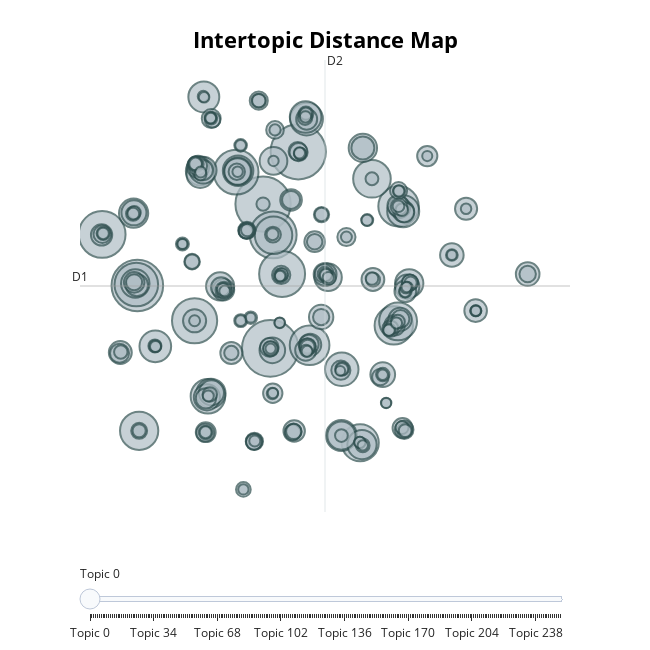

The cell this chart's notebook holds for it:
### Code cell
topic_model.visualize_topics()

### Figure 1 — Plotly figure (JSON) as saved in the notebook; plotly's stock layout.template omitted (floating-point values rounded to 4 significant figures; data arrays with more than 128 entries replaced by an {"elided": "..."} marker saying what was removed)
{"data": [{"customdata": {"elided": "252x3 mixed values"}, "hovertemplate": "<b>Topic %{customdata[0]}</b><br>%{customdata[1]}<br>Size: %{customdata[2]}", "legendgroup": "", "marker": {"color": "#B0BEC5", "line": {"color": "DarkSlateGrey", "width": 2}, "size": {"elided": "252 int values"}, "sizemode": "area", "sizeref": 1.044, "symbol": "circle"}, "mode": "markers", "name": "", "orientation": "v", "showlegend": false, "type": "scatter", "x": {"elided": "252 float values"}, "xaxis": "x", "y": {"elided": "252 float values"}, "yaxis": "y"}], "layout": {"annotations": [{"showarrow": false, "text": "D1", "x": -13.61, "y": 4.315, "yshift": 10}, {"showarrow": false, "text": "D2", "x": 6.544, "xshift": 10, "y": 22.74}], "height": 650, "hoverlabel": {"bgcolor": "white", "font": {"family": "Rockwell", "size": 16}}, "legend": {"itemsizing": "constant", "tracegroupgap": 0}, "margin": {"t": 60}, "shapes": [{"line": {"color": "#CFD8DC", "width": 2}, "type": "line", "x0": 6.544, "x1": 6.544, "y0": -14.11, "y1": 22.74}, {"line": {"color": "#9E9E9E", "width": 2}, "type": "line", "x0": -13.61, "x1": 26.7, "y0": 4.315, "y1": 4.315}], "sliders": [{"active": 0, "pad": {"t": 50}, "steps": [{"args": [{"marker.color": {"elided": "1x252 str values"}}], "label": "Topic 0", "method": "update"}, {"args": [{"marker.color": {"elided": "1x252 str values"}}], "label": "Topic 1", "method": "update"}, {"args": [{"marker.color": {"elided": "1x252 str values"}}], "label": "Topic 2", "method": "update"}, {"args": [{"marker.color": {"elided": "1x252 str values"}}], "label": "Topic 3", "method": "update"}, {"args": [{"marker.color": {"elided": "1x252 str values"}}], "label": "Topic 4", "method": "update"}, {"args": [{"marker.color": {"elided": "1x252 str values"}}], "label": "Topic 5", "method": "update"}, {"args": [{"marker.color": {"elided": "1x252 str values"}}], "label": "Topic 6", "method": "update"}, {"args": [{"marker.color": {"elided": "1x252 str values"}}], "label": "Topic 7", "method": "update"}, {"args": [{"marker.color": {"elided": "1x252 str values"}}], "label": "Topic 8", "method": "update"}, {"args": [{"marker.color": {"elided": "1x252 str values"}}], "label": "Topic 9", "method": "update"}, {"args": [{"marker.color": {"elided": "1x252 str values"}}], "label": "Topic 10", "method": "update"}, {"args": [{"marker.color": {"elided": "1x252 str values"}}], "label": "Topic 11", "method": "update"}, {"args": [{"marker.color": {"elided": "1x252 str values"}}], "label": "Topic 12", "method": "update"}, {"args": [{"marker.color": {"elided": "1x252 str values"}}], "label": "Topic 13", "method": "update"}, {"args": [{"marker.color": {"elided": "1x252 str values"}}], "label": "Topic 14", "method": "update"}, {"args": [{"marker.color": {"elided": "1x252 str values"}}], "label": "Topic 15", "method": "update"}, {"args": [{"marker.color": {"elided": "1x252 str values"}}], "label": "Topic 16", "method": "update"}, {"args": [{"marker.color": {"elided": "1x252 str values"}}], "label": "Topic 17", "method": "update"}, {"args": [{"marker.color": {"elided": "1x252 str values"}}], "label": "Topic 18", "method": "update"}, {"args": [{"marker.color": {"elided": "1x252 str values"}}], "label": "Topic 19", "method": "update"}, {"args": [{"marker.color": {"elided": "1x252 str values"}}], "label": "Topic 20", "method": "update"}, {"args": [{"marker.color": {"elided": "1x252 str values"}}], "label": "Topic 21", "method": "update"}, {"args": [{"marker.color": {"elided": "1x252 str values"}}], "label": "Topic 22", "method": "update"}, {"args": [{"marker.color": {"elided": "1x252 str values"}}], "label": "Topic 23", "method": "update"}, {"args": [{"marker.color": {"elided": "1x252 str values"}}], "label": "Topic 24", "method": "update"}, {"args": [{"marker.color": {"elided": "1x252 str values"}}], "label": "Topic 25", "method": "update"}, {"args": [{"marker.color": {"elided": "1x252 str values"}}], "label": "Topic 26", "method": "update"}, {"args": [{"marker.color": {"elided": "1x252 str values"}}], "label": "Topic 27", "method": "update"}, {"args": [{"marker.color": {"elided": "1x252 str values"}}], "label": "Topic 28", "method": "update"}, {"args": [{"marker.color": {"elided": "1x252 str values"}}], "label": "Topic 29", "method": "update"}, {"args": [{"marker.color": {"elided": "1x252 str values"}}], "label": "Topic 30", "method": "update"}, {"args": [{"marker.color": {"elided": "1x252 str values"}}], "label": "Topic 31", "method": "update"}, {"args": [{"marker.color": {"elided": "1x252 str values"}}], "label": "Topic 32", "method": "update"}, {"args": [{"marker.color": {"elided": "1x252 str values"}}], "label": "Topic 33", "method": "update"}, {"args": [{"marker.color": {"elided": "1x252 str values"}}], "label": "Topic 34", "method": "update"}, {"args": [{"marker.color": {"elided": "1x252 str values"}}], "label": "Topic 35", "method": "update"}, {"args": [{"marker.color": {"elided": "1x252 str values"}}], "label": "Topic 36", "method": "update"}, {"args": [{"marker.color": {"elided": "1x252 str values"}}], "label": "Topic 37", "method": "update"}, {"args": [{"marker.color": {"elided": "1x252 str values"}}], "label": "Topic 38", "method": "update"}, {"args": [{"marker.color": {"elided": "1x252 str values"}}], "label": "Topic 39", "method": "update"}, {"args": [{"marker.color": {"elided": "1x252 str values"}}], "label": "Topic 40", "method": "update"}, {"args": [{"marker.color": {"elided": "1x252 str values"}}], "label": "Topic 41", "method": "update"}, {"args": [{"marker.color": {"elided": "1x252 str values"}}], "label": "Topic 42", "method": "update"}, {"args": [{"marker.color": {"elided": "1x252 str values"}}], "label": "Topic 43", "method": "update"}, {"args": [{"marker.color": {"elided": "1x252 str values"}}], "label": "Topic 44", "method": "update"}, {"args": [{"marker.color": {"elided": "1x252 str values"}}], "label": "Topic 45", "method": "update"}, {"args": [{"marker.color": {"elided": "1x252 str values"}}], "label": "Topic 46", "method": "update"}, {"args": [{"marker.color": {"elided": "1x252 str values"}}], "label": "Topic 47", "method": "update"}, {"args": [{"marker.color": {"elided": "1x252 str values"}}], "label": "Topic 48", "method": "update"}, {"args": [{"marker.color": {"elided": "1x252 str values"}}], "label": "Topic 49", "method": "update"}, {"args": [{"marker.color": {"elided": "1x252 str values"}}], "label": "Topic 50", "method": "update"}, {"args": [{"marker.color": {"elided": "1x252 str values"}}], "label": "Topic 51", "method": "update"}, {"args": [{"marker.color": {"elided": "1x252 str values"}}], "label": "Topic 52", "method": "update"}, {"args": [{"marker.color": {"elided": "1x252 str values"}}], "label": "Topic 53", "method": "update"}, {"args": [{"marker.color": {"elided": "1x252 str values"}}], "label": "Topic 54", "method": "update"}, {"args": [{"marker.color": {"elided": "1x252 str values"}}], "label": "Topic 55", "method": "update"}, {"args": [{"marker.color": {"elided": "1x252 str values"}}], "label": "Topic 56", "method": "update"}, {"args": [{"marker.color": {"elided": "1x252 str values"}}], "label": "Topic 57", "method": "update"}, {"args": [{"marker.color": {"elided": "1x252 str values"}}], "label": "Topic 58", "method": "update"}, {"args": [{"marker.color": {"elided": "1x252 str values"}}], "label": "Topic 59", "method": "update"}, {"args": [{"marker.color": {"elided": "1x252 str values"}}], "label": "Topic 60", "method": "update"}, {"args": [{"marker.color": {"elided": "1x252 str values"}}], "label": "Topic 61", "method": "update"}, {"args": [{"marker.color": {"elided": "1x252 str values"}}], "label": "Topic 62", "method": "update"}, {"args": [{"marker.color": {"elided": "1x252 str values"}}], "label": "Topic 63", "method": "update"}, {"args": [{"marker.color": {"elided": "1x252 str values"}}], "label": "Topic 64", "method": "update"}, {"args": [{"marker.color": {"elided": "1x252 str values"}}], "label": "Topic 65", "method": "update"}, {"args": [{"marker.color": {"elided": "1x252 str values"}}], "label": "Topic 66", "method": "update"}, {"args": [{"marker.color": {"elided": "1x252 str values"}}], "label": "Topic 67", "method": "update"}, {"args": [{"marker.color": {"elided": "1x252 str values"}}], "label": "Topic 68", "method": "update"}, {"args": [{"marker.color": {"elided": "1x252 str values"}}], "label": "Topic 69", "method": "update"}, {"args": [{"marker.color": {"elided": "1x252 str values"}}], "label": "Topic 70", "method": "update"}, {"args": [{"marker.color": {"elided": "1x252 str values"}}], "label": "Topic 71", "method": "update"}, {"args": [{"marker.color": {"elided": "1x252 str values"}}], "label": "Topic 72", "method": "update"}, {"args": [{"marker.color": {"elided": "1x252 str values"}}], "label": "Topic 73", "method": "update"}, {"args": [{"marker.color": {"elided": "1x252 str values"}}], "label": "Topic 74", "method": "update"}, {"args": [{"marker.color": {"elided": "1x252 str values"}}], "label": "Topic 75", "method": "update"}, {"args": [{"marker.color": {"elided": "1x252 str values"}}], "label": "Topic 76", "method": "update"}, {"args": [{"marker.color": {"elided": "1x252 str values"}}], "label": "Topic 77", "method": "update"}, {"args": [{"marker.color": {"elided": "1x252 str values"}}], "label": "Topic 78", "method": "update"}, {"args": [{"marker.color": {"elided": "1x252 str values"}}], "label": "Topic 79", "method": "update"}, {"args": [{"marker.color": {"elided": "1x252 str values"}}], "label": "Topic 80", "method": "update"}, {"args": [{"marker.color": {"elided": "1x252 str values"}}], "label": "Topic 81", "method": "update"}, {"args": [{"marker.color": {"elided": "1x252 str values"}}], "label": "Topic 82", "method": "update"}, {"args": [{"marker.color": {"elided": "1x252 str values"}}], "label": "Topic 83", "method": "update"}, {"args": [{"marker.color": {"elided": "1x252 str values"}}], "label": "Topic 84", "method": "update"}, {"args": [{"marker.color": {"elided": "1x252 str values"}}], "label": "Topic 85", "method": "update"}, {"args": [{"marker.color": {"elided": "1x252 str values"}}], "label": "Topic 86", "method": "update"}, {"args": [{"marker.color": {"elided": "1x252 str values"}}], "label": "Topic 87", "method": "update"}, {"args": [{"marker.color": {"elided": "1x252 str values"}}], "label": "Topic 88", "method": "update"}, {"args": [{"marker.color": {"elided": "1x252 str values"}}], "label": "Topic 89", "method": "update"}, {"args": [{"marker.color": {"elided": "1x252 str values"}}], "label": "Topic 90", "method": "update"}, {"args": [{"marker.color": {"elided": "1x252 str values"}}], "label": "Topic 91", "method": "update"}, {"args": [{"marker.color": {"elided": "1x252 str values"}}], "label": "Topic 92", "method": "update"}, {"args": [{"marker.color": {"elided": "1x252 str values"}}], "label": "Topic 93", "method": "update"}, {"args": [{"marker.color": {"elided": "1x252 str values"}}], "label": "Topic 94", "method": "update"}, {"args": [{"marker.color": {"elided": "1x252 str values"}}], "label": "Topic 95", "method": "update"}, {"args": [{"marker.color": {"elided": "1x252 str values"}}], "label": "Topic 96", "method": "update"}, {"args": [{"marker.color": {"elided": "1x252 str values"}}], "label": "Topic 97", "method": "update"}, {"args": [{"marker.color": {"elided": "1x252 str values"}}], "label": "Topic 98", "method": "update"}, {"args": [{"marker.color": {"elided": "1x252 str values"}}], "label": "Topic 99", "method": "update"}, {"args": [{"marker.color": {"elided": "1x252 str values"}}], "label": "Topic 100", "method": "update"}, {"args": [{"marker.color": {"elided": "1x252 str values"}}], "label": "Topic 101", "method": "update"}, {"args": [{"marker.color": {"elided": "1x252 str values"}}], "label": "Topic 102", "method": "update"}, {"args": [{"marker.color": {"elided": "1x252 str values"}}], "label": "Topic 103", "method": "update"}, {"args": [{"marker.color": {"elided": "1x252 str values"}}], "label": "Topic 104", "method": "update"}, {"args": [{"marker.color": {"elided": "1x252 str values"}}], "label": "Topic 105", "method": "update"}, {"args": [{"marker.color": {"elided": "1x252 str values"}}], "label": "Topic 106", "method": "update"}, {"args": [{"marker.color": {"elided": "1x252 str values"}}], "label": "Topic 107", "method": "update"}, {"args": [{"marker.color": {"elided": "1x252 str values"}}], "label": "Topic 108", "method": "update"}, {"args": [{"marker.color": {"elided": "1x252 str values"}}], "label": "Topic 109", "method": "update"}, {"args": [{"marker.color": {"elided": "1x252 str values"}}], "label": "Topic 110", "method": "update"}, {"args": [{"marker.color": {"elided": "1x252 str values"}}], "label": "Topic 111", "method": "update"}, {"args": [{"marker.color": {"elided": "1x252 str values"}}], "label": "Topic 112", "method": "update"}, {"args": [{"marker.color": {"elided": "1x252 str values"}}], "label": "Topic 113", "method": "update"}, {"args": [{"marker.color": {"elided": "1x252 str values"}}], "label": "Topic 114", "method": "update"}, {"args": [{"marker.color": {"elided": "1x252 str values"}}], "label": "Topic 115", "method": "update"}, {"args": [{"marker.color": {"elided": "1x252 str values"}}], "label": "Topic 116", "method": "update"}, {"args": [{"marker.color": {"elided": "1x252 str values"}}], "label": "Topic 117", "method": "update"}, {"args": [{"marker.color": {"elided": "1x252 str values"}}], "label": "Topic 118", "method": "update"}, {"args": [{"marker.color": {"elided": "1x252 str values"}}], "label": "Topic 119", "method": "update"}, {"args": [{"marker.color": {"elided": "1x252 str values"}}], "label": "Topic 120", "method": "update"}, {"args": [{"marker.color": {"elided": "1x252 str values"}}], "label": "Topic 121", "method": "update"}, {"args": [{"marker.color": {"elided": "1x252 str values"}}], "label": "Topic 122", "method": "update"}, {"args": [{"marker.color": {"elided": "1x252 str values"}}], "label": "Topic 123", "method": "update"}, {"args": [{"marker.color": {"elided": "1x252 str values"}}], "label": "Topic 124", "method": "update"}, {"args": [{"marker.color": {"elided": "1x252 str values"}}], "label": "Topic 125", "method": "update"}, {"args": [{"marker.color": {"elided": "1x252 str values"}}], "label": "Topic 126", "method": "update"}, {"args": [{"marker.color": {"elided": "1x252 str values"}}], "label": "Topic 127", "method": "update"}, {"args": [{"marker.color": {"elided": "1x252 str values"}}], "label": "Topic 128", "method": "update"}, {"args": [{"marker.color": {"elided": "1x252 str values"}}], "label": "Topic 129", "method": "update"}, {"args": [{"marker.color": {"elided": "1x252 str values"}}], "label": "Topic 130", "method": "update"}, {"args": [{"marker.color": {"elided": "1x252 str values"}}], "label": "Topic 131", "method": "update"}, {"args": [{"marker.color": {"elided": "1x252 str values"}}], "label": "Topic 132", "method": "update"}, {"args": [{"marker.color": {"elided": "1x252 str values"}}], "label": "Topic 133", "method": "update"}, {"args": [{"marker.color": {"elided": "1x252 str values"}}], "label": "Topic 134", "method": "update"}, {"args": [{"marker.color": {"elided": "1x252 str values"}}], "label": "Topic 135", "method": "update"}, {"args": [{"marker.color": {"elided": "1x252 str values"}}], "label": "Topic 136", "method": "update"}, {"args": [{"marker.color": {"elided": "1x252 str values"}}], "label": "Topic 137", "method": "update"}, {"args": [{"marker.color": {"elided": "1x252 str values"}}], "label": "Topic 138", "method": "update"}, {"args": [{"marker.color": {"elided": "1x252 str values"}}], "label": "Topic 139", "method": "update"}, {"args": [{"marker.color": {"elided": "1x252 str values"}}], "label": "Topic 140", "method": "update"}, {"args": [{"marker.color": {"elided": "1x252 str values"}}], "label": "Topic 141", "method": "update"}, {"args": [{"marker.color": {"elided": "1x252 str values"}}], "label": "Topic 142", "method": "update"}, {"args": [{"marker.color": {"elided": "1x252 str values"}}], "label": "Topic 143", "method": "update"}, {"args": [{"marker.color": {"elided": "1x252 str values"}}], "label": "Topic 144", "method": "update"}, {"args": [{"marker.color": {"elided": "1x252 str values"}}], "label": "Topic 145", "method": "update"}, {"args": [{"marker.color": {"elided": "1x252 str values"}}], "label": "Topic 146", "method": "update"}, {"args": [{"marker.color": {"elided": "1x252 str values"}}], "label": "Topic 147", "method": "update"}, {"args": [{"marker.color": {"elided": "1x252 str values"}}], "label": "Topic 148", "method": "update"}, {"args": [{"marker.color": {"elided": "1x252 str values"}}], "label": "Topic 149", "method": "update"}, {"args": [{"marker.color": {"elided": "1x252 str values"}}], "label": "Topic 150", "method": "update"}, {"args": [{"marker.color": {"elided": "1x252 str values"}}], "label": "Topic 151", "method": "update"}, {"args": [{"marker.color": {"elided": "1x252 str values"}}], "label": "Topic 152", "method": "update"}, {"args": [{"marker.color": {"elided": "1x252 str values"}}], "label": "Topic 153", "method": "update"}, {"args": [{"marker.color": {"elided": "1x252 str values"}}], "label": "Topic 154", "method": "update"}, {"args": [{"marker.color": {"elided": "1x252 str values"}}], "label": "Topic 155", "method": "update"}, {"args": [{"marker.color": {"elided": "1x252 str values"}}], "label": "Topic 156", "method": "update"}, {"args": [{"marker.color": {"elided": "1x252 str values"}}], "label": "Topic 157", "method": "update"}, {"args": [{"marker.color": {"elided": "1x252 str values"}}], "label": "Topic 158", "method": "update"}, {"args": [{"marker.color": {"elided": "1x252 str values"}}], "label": "Topic 159", "method": "update"}, {"args": [{"marker.color": {"elided": "1x252 str values"}}], "label": "Topic 160", "method": "update"}, {"args": [{"marker.color": {"elided": "1x252 str values"}}], "label": "Topic 161", "method": "update"}, {"args": [{"marker.color": {"elided": "1x252 str values"}}], "label": "Topic 162", "method": "update"}, {"args": [{"marker.color": {"elided": "1x252 str values"}}], "label": "Topic 163", "method": "update"}, {"args": [{"marker.color": {"elided": "1x252 str values"}}], "label": "Topic 164", "method": "update"}, {"args": [{"marker.color": {"elided": "1x252 str values"}}], "label": "Topic 165", "method": "update"}, {"args": [{"marker.color": {"elided": "1x252 str values"}}], "label": "Topic 166", "method": "update"}, {"args": [{"marker.color": {"elided": "1x252 str values"}}], "label": "Topic 167", "method": "update"}, {"args": [{"marker.color": {"elided": "1x252 str values"}}], "label": "Topic 168", "method": "update"}, {"args": [{"marker.color": {"elided": "1x252 str values"}}], "label": "Topic 169", "method": "update"}, {"args": [{"marker.color": {"elided": "1x252 str values"}}], "label": "Topic 170", "method": "update"}, {"args": [{"marker.color": {"elided": "1x252 str values"}}], "label": "Topic 171", "method": "update"}, {"args": [{"marker.color": {"elided": "1x252 str values"}}], "label": "Topic 172", "method": "update"}, {"args": [{"marker.color": {"elided": "1x252 str values"}}], "label": "Topic 173", "method": "update"}, {"args": [{"marker.color": {"elided": "1x252 str values"}}], "label": "Topic 174", "method": "update"}, {"args": [{"marker.color": {"elided": "1x252 str values"}}], "label": "Topic 175", "method": "update"}, {"args": [{"marker.color": {"elided": "1x252 str values"}}], "label": "Topic 176", "method": "update"}, {"args": [{"marker.color": {"elided": "1x252 str values"}}], "label": "Topic 177", "method": "update"}, {"args": [{"marker.color": {"elided": "1x252 str values"}}], "label": "Topic 178", "method": "update"}, {"args": [{"marker.color": {"elided": "1x252 str values"}}], "label": "Topic 179", "method": "update"}, {"args": [{"marker.color": {"elided": "1x252 str values"}}], "label": "Topic 180", "method": "update"}, {"args": [{"marker.color": {"elided": "1x252 str values"}}], "label": "Topic 181", "method": "update"}, {"args": [{"marker.color": {"elided": "1x252 str values"}}], "label": "Topic 182", "method": "update"}, {"args": [{"marker.color": {"elided": "1x252 str values"}}], "label": "Topic 183", "method": "update"}, {"args": [{"marker.color": {"elided": "1x252 str values"}}], "label": "Topic 184", "method": "update"}, {"args": [{"marker.color": {"elided": "1x252 str values"}}], "label": "Topic 185", "method": "update"}, {"args": [{"marker.color": {"elided": "1x252 str values"}}], "label": "Topic 186", "method": "update"}, {"args": [{"marker.color": {"elided": "1x252 str values"}}], "label": "Topic 187", "method": "update"}, {"args": [{"marker.color": {"elided": "1x252 str values"}}], "label": "Topic 188", "method": "update"}, {"args": [{"marker.color": {"elided": "1x252 str values"}}], "label": "Topic 189", "method": "update"}, {"args": [{"marker.color": {"elided": "1x252 str values"}}], "label": "Topic 190", "method": "update"}, {"args": [{"marker.color": {"elided": "1x252 str values"}}], "label": "Topic 191", "method": "update"}, {"args": [{"marker.color": {"elided": "1x252 str values"}}], "label": "Topic 192", "method": "update"}, {"args": [{"marker.color": {"elided": "1x252 str values"}}], "label": "Topic 193", "method": "update"}, {"args": [{"marker.color": {"elided": "1x252 str values"}}], "label": "Topic 194", "method": "update"}, {"args": [{"marker.color": {"elided": "1x252 str values"}}], "label": "Topic 195", "method": "update"}, {"args": [{"marker.color": {"elided": "1x252 str values"}}], "label": "Topic 196", "method": "update"}, {"args": [{"marker.color": {"elided": "1x252 str values"}}], "label": "Topic 197", "method": "update"}, {"args": [{"marker.color": {"elided": "1x252 str values"}}], "label": "Topic 198", "method": "update"}, {"args": [{"marker.color": {"elided": "1x252 str values"}}], "label": "Topic 199", "method": "update"}, {"args": [{"marker.color": {"elided": "1x252 str values"}}], "label": "Topic 200", "method": "update"}, {"args": [{"marker.color": {"elided": "1x252 str values"}}], "label": "Topic 201", "method": "update"}, {"args": [{"marker.color": {"elided": "1x252 str values"}}], "label": "Topic 202", "method": "update"}, {"args": [{"marker.color": {"elided": "1x252 str values"}}], "label": "Topic 203", "method": "update"}, {"args": [{"marker.color": {"elided": "1x252 str values"}}], "label": "Topic 204", "method": "update"}, {"args": [{"marker.color": {"elided": "1x252 str values"}}], "label": "Topic 205", "method": "update"}, {"args": [{"marker.color": {"elided": "1x252 str values"}}], "label": "Topic 206", "method": "update"}, {"args": [{"marker.color": {"elided": "1x252 str values"}}], "label": "Topic 207", "method": "update"}, {"args": [{"marker.color": {"elided": "1x252 str values"}}], "label": "Topic 208", "method": "update"}, {"args": [{"marker.color": {"elided": "1x252 str values"}}], "label": "Topic 209", "method": "update"}, {"args": [{"marker.color": {"elided": "1x252 str values"}}], "label": "Topic 210", "method": "update"}, {"args": [{"marker.color": {"elided": "1x252 str values"}}], "label": "Topic 211", "method": "update"}, {"args": [{"marker.color": {"elided": "1x252 str values"}}], "label": "Topic 212", "method": "update"}, {"args": [{"marker.color": {"elided": "1x252 str values"}}], "label": "Topic 213", "method": "update"}, {"args": [{"marker.color": {"elided": "1x252 str values"}}], "label": "Topic 214", "method": "update"}, {"args": [{"marker.color": {"elided": "1x252 str values"}}], "label": "Topic 215", "method": "update"}, {"args": [{"marker.color": {"elided": "1x252 str values"}}], "label": "Topic 216", "method": "update"}, {"args": [{"marker.color": {"elided": "1x252 str values"}}], "label": "Topic 217", "method": "update"}, {"args": [{"marker.color": {"elided": "1x252 str values"}}], "label": "Topic 218", "method": "update"}, {"args": [{"marker.color": {"elided": "1x252 str values"}}], "label": "Topic 219", "method": "update"}, {"args": [{"marker.color": {"elided": "1x252 str values"}}], "label": "Topic 220", "method": "update"}, {"args": [{"marker.color": {"elided": "1x252 str values"}}], "label": "Topic 221", "method": "update"}, {"args": [{"marker.color": {"elided": "1x252 str values"}}], "label": "Topic 222", "method": "update"}, {"args": [{"marker.color": {"elided": "1x252 str values"}}], "label": "Topic 223", "method": "update"}, {"args": [{"marker.color": {"elided": "1x252 str values"}}], "label": "Topic 224", "method": "update"}, {"args": [{"marker.color": {"elided": "1x252 str values"}}], "label": "Topic 225", "method": "update"}, {"args": [{"marker.color": {"elided": "1x252 str values"}}], "label": "Topic 226", "method": "update"}, {"args": [{"marker.color": {"elided": "1x252 str values"}}], "label": "Topic 227", "method": "update"}, {"args": [{"marker.color": {"elided": "1x252 str values"}}], "label": "Topic 228", "method": "update"}, {"args": [{"marker.color": {"elided": "1x252 str values"}}], "label": "Topic 229", "method": "update"}, {"args": [{"marker.color": {"elided": "1x252 str values"}}], "label": "Topic 230", "method": "update"}, {"args": [{"marker.color": {"elided": "1x252 str values"}}], "label": "Topic 231", "method": "update"}, {"args": [{"marker.color": {"elided": "1x252 str values"}}], "label": "Topic 232", "method": "update"}, {"args": [{"marker.color": {"elided": "1x252 str values"}}], "label": "Topic 233", "method": "update"}, {"args": [{"marker.color": {"elided": "1x252 str values"}}], "label": "Topic 234", "method": "update"}, {"args": [{"marker.color": {"elided": "1x252 str values"}}], "label": "Topic 235", "method": "update"}, {"args": [{"marker.color": {"elided": "1x252 str values"}}], "label": "Topic 236", "method": "update"}, {"args": [{"marker.color": {"elided": "1x252 str values"}}], "label": "Topic 237", "method": "update"}, {"args": [{"marker.color": {"elided": "1x252 str values"}}], "label": "Topic 238", "method": "update"}, {"args": [{"marker.color": {"elided": "1x252 str values"}}], "label": "Topic 239", "method": "update"}, {"args": [{"marker.color": {"elided": "1x252 str values"}}], "label": "Topic 240", "method": "update"}, {"args": [{"marker.color": {"elided": "1x252 str values"}}], "label": "Topic 241", "method": "update"}, {"args": [{"marker.color": {"elided": "1x252 str values"}}], "label": "Topic 242", "method": "update"}, {"args": [{"marker.color": {"elided": "1x252 str values"}}], "label": "Topic 243", "method": "update"}, {"args": [{"marker.color": {"elided": "1x252 str values"}}], "label": "Topic 244", "method": "update"}, {"args": [{"marker.color": {"elided": "1x252 str values"}}], "label": "Topic 245", "method": "update"}, {"args": [{"marker.color": {"elided": "1x252 str values"}}], "label": "Topic 246", "method": "update"}, {"args": [{"marker.color": {"elided": "1x252 str values"}}], "label": "Topic 247", "method": "update"}, {"args": [{"marker.color": {"elided": "1x252 str values"}}], "label": "Topic 248", "method": "update"}, {"args": [{"marker.color": {"elided": "1x252 str values"}}], "label": "Topic 249", "method": "update"}, {"args": [{"marker.color": {"elided": "1x252 str values"}}], "label": "Topic 250", "method": "update"}, {"args": [{"marker.color": {"elided": "1x252 str values"}}], "label": "Topic 251", "method": "update"}]}], "title": {"font": {"color": "Black", "size": 22}, "text": "<b>Intertopic Distance Map</b>", "x": 0.5, "xanchor": "center", "y": 0.95, "yanchor": "top"}, "width": 650, "xaxis": {"anchor": "y", "domain": [0, 1], "range": [-13.61, 26.7], "title": {"text": ""}, "type": "linear", "visible": false}, "yaxis": {"anchor": "x", "domain": [0, 1], "range": [-14.11, 22.74], "title": {"text": ""}, "type": "linear", "visible": false}}}
